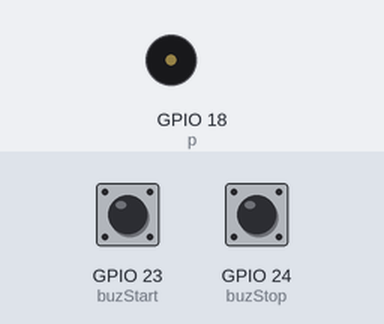
Recording of a program running on a simulated Raspberry Pi (BCM pin numbers). Parts: buzzer (waves = sounding). Inputs (shaded band) come from the test bench; at power-on: GPIO 23 (buzStart) LOW, GPIO 24 (buzStop) LOW. What the program prints to the terminal is not drawn.

Above: at 1.2 s.
1.3 s: GPIO 23 (buzStart) pulled HIGH for 0.15 s
At 1.8 s:
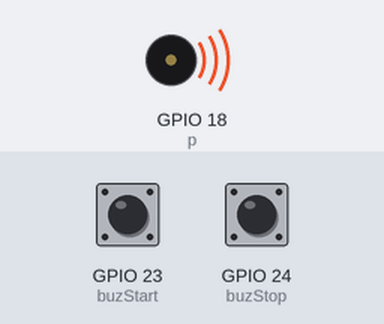
2.9 s: GPIO 24 (buzStop) pulled HIGH for 0.15 s
4.5 s: GPIO 23 (buzStart) pulled HIGH for 1 s
At 5.4 s:
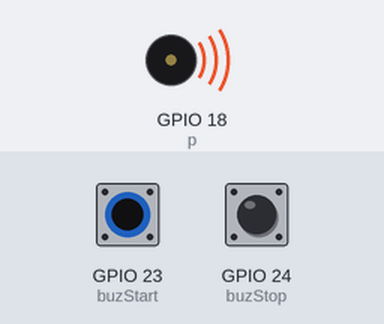
7.0 s: GPIO 24 (buzStop) pulled HIGH for 1 s
Timing chart, 0 to 10.0 s (numbered marks = the images above; inputs shaded):
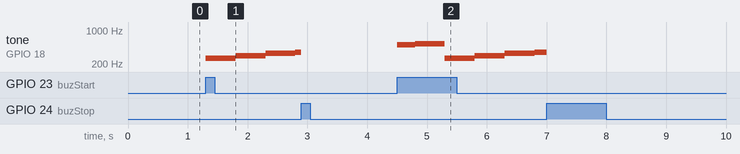

Measured:
- after the input at 1.3 s, tone on GPIO 18 (p): silent → 262 Hz at once, → 294 Hz 0.50 s later, → 330 Hz 0.50 s later, → 349 Hz 0.50 s later
- after the input at 4.5 s, tone on GPIO 18 (p): plays 492 Hz for 0.30 s, 523 Hz for 0.50 s, 262 Hz for 0.50 s, 294 Hz for 0.50 s, 330 Hz for 0.50 s, 349 Hz for 0.20 s, starting at once

The program:

sw_inturpt_buz.py
```python
import RPi.GPIO as GPIO
import time

GPIO.setwarnings(False)
GPIO.setmode(GPIO.BCM)
buz_state = False
buzStart = 23
buzStop = 24
Frq = [262, 294, 330, 349, 392, 440, 492, 523]
spd = 0.5

GPIO.setup(18, GPIO.OUT) #18pin - buz power output
GPIO.setup(buzStart, GPIO.IN, pull_up_down=GPIO.PUD_DOWN) #23pin - buz ON
GPIO.setup(buzStop, GPIO.IN, pull_up_down=GPIO.PUD_DOWN) #buz OFF
p = GPIO.PWM(18,100)


def btn_sing(channel):
	print("btn_sing 함수 진입")
	global buz_state
	p.start(10) #PWM start
	buz_state = True

GPIO.add_event_detect(buzStart, GPIO.RISING, callback=btn_sing, bouncetime=300)


def btn_stop(channel):
	print("btn_stop 함수 진입")
	global buz_state
	buz_state = False
	p.stop()

GPIO.add_event_detect(buzStop, GPIO.RISING, callback=btn_stop, bouncetime=300)

try:
	while 1:
			while buz_state:
				for fr in Frq:
					p.ChangeFrequency(fr)
					time.sleep(spd)
	pass
except KeyboardInterrupt:
	p.stop()
	GPIO.cleanup()
```
